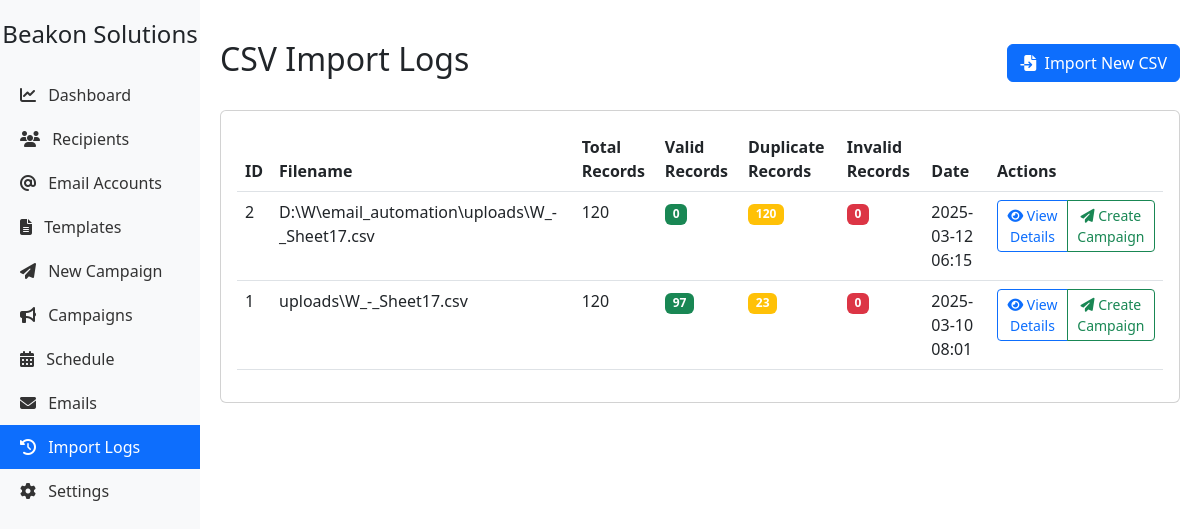
Page /logs/import on the committed database.
### app/models/models.py (models this page shows, shortened)
class ImportLog(db.Model):
    __table_args__ = {'extend_existing': True}
    id = db.Column(db.Integer, primary_key=True)
    filename = db.Column(db.String(255), nullable=False)
    total_records = db.Column(db.Integer, default=0)
    valid_records = db.Column(db.Integer, default=0)
    duplicate_records = db.Column(db.Integer, default=0)
    invalid_records = db.Column(db.Integer, default=0)
    created_at = db.Column(db.DateTime, default=datetime.utcnow)

### app/controllers/routes.py (the view)
@app.route('/logs/import')
def import_logs():
    logs = ImportLog.query.order_by(ImportLog.created_at.desc()).all()
    return render_template('import_logs.html', logs=logs)

### app/templates/import_logs.html (shortened to what this page needs)
{% extends "base.html" %}
{% block page_title %}CSV Import Logs{% endblock %}
{% block page_actions %}
<a href="{{ url_for('import_recipients') }}" class="btn btn-primary">
    <i class="fas fa-file-import me-1"></i> Import New CSV
</a>
{% endblock %}
{% block content %}
<div class="card">
    <div class="card-body">
        {% if logs %}
        <div class="table-responsive">
            <table class="table table-hover">
                <thead>
                    <tr>
                        <th>ID</th>
                        <th>Filename</th>
                        <th>Total Records</th>
                        <th>Valid Records</th>
                        <th>Duplicate Records</th>
                        <th>Invalid Records</th>
                        <th>Date</th>
                        <th>Actions</th>
                    </tr>
                </thead>
                <tbody>
                    {% for log in logs %}
                    <tr>
                        <td>{{ log.id }}</td>
                        <td>{{ log.filename }}</td>
                        <td>{{ log.total_records }}</td>
                        <td>
                            <span class="badge bg-success">{{ log.valid_records }}</span>
                        </td>
                        <td>
                            <span class="badge bg-warning">{{ log.duplicate_records }}</span>
                        </td>
                        <td>
                            <span class="badge bg-danger">{{ log.invalid_records }}</span>
                        </td>
                        <td>{{ log.created_at.strftime('%Y-%m-%d %H:%M') }}</td>
                        <td>
                            <div class="btn-group btn-group-sm">
                                <a href="{{ url_for('view_import_log', id=log.id) }}" class="btn btn-outline-primary">
                                    <i class="fas fa-eye"></i> View Details
                                </a>
                                <a href="{{ url_for('new_campaign') }}?import_id={{ log.id }}" class="btn btn-outline-success">
                                    <i class="fas fa-paper-plane"></i> Create Campaign
                                </a>
                            </div>
                        </td>
                    </tr>
                    {% endfor %}
                </tbody>
            </table>
        </div>
        {% endif %}
    </div>
</div>
{% endblock %}

### rows in the picture
ImportLog: id "2", filename "D:\\W\\email_automation\\uploads\\W_-_Sheet17.csv", total_records "120", valid_records "0", duplicate_records "120", invalid_records "0", created_at "2025-03-12 06:15"
ImportLog: id "1", filename "uploads\\W_-_Sheet17.csv", total_records "120", valid_records "97", duplicate_records "23", invalid_records "0", created_at "2025-03-10 08:01"
